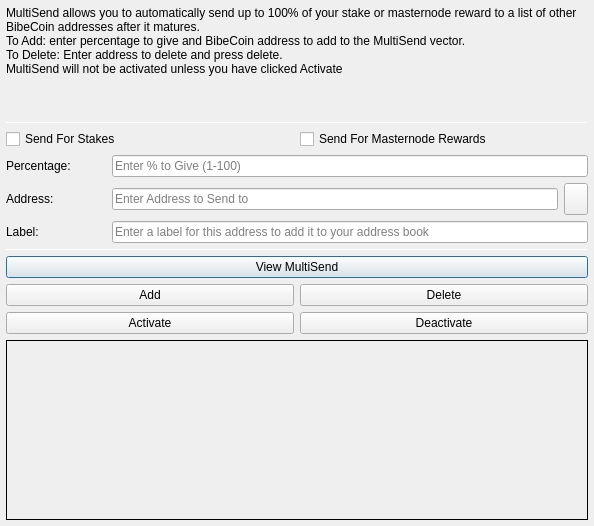
<?xml version="1.0" encoding="UTF-8"?>
<ui version="4.0">
 <class>MultiSendDialog</class>
 <widget class="QDialog" name="MultiSendDialog">
  <property name="windowModality">
   <enum>Qt::NonModal</enum>
  </property>
  <property name="geometry">
   <rect>
    <x>0</x>
    <y>0</y>
    <width>594</width>
    <height>526</height>
   </rect>
  </property>
  <property name="windowTitle">
   <string>MultiSend</string>
  </property>
  <layout class="QVBoxLayout" name="verticalLayout" stretch="0">
   <property name="leftMargin">
    <number>6</number>
   </property>
   <property name="topMargin">
    <number>6</number>
   </property>
   <property name="rightMargin">
    <number>6</number>
   </property>
   <property name="bottomMargin">
    <number>6</number>
   </property>
   <item>
    <layout class="QVBoxLayout" name="verticalLayout_Main" stretch="1,1,1,0,1,1,1">
     <item>
      <widget class="QLabel" name="label_2">
       <property name="lineWidth">
        <number>1</number>
       </property>
       <property name="text">
        <string>MultiSend allows you to automatically send up to 100% of your stake or masternode reward to a list of other BibeCoin addresses after it matures.
To Add: enter percentage to give and BibeCoin address to add to the MultiSend vector.
To Delete: Enter address to delete and press delete.
MultiSend will not be activated unless you have clicked Activate</string>
       </property>
       <property name="alignment">
        <set>Qt::AlignLeading|Qt::AlignLeft|Qt::AlignTop</set>
       </property>
       <property name="wordWrap">
        <bool>true</bool>
       </property>
      </widget>
     </item>
     <item>
      <widget class="Line" name="line">
       <property name="minimumSize">
        <size>
         <width>0</width>
         <height>1</height>
        </size>
       </property>
       <property name="maximumSize">
        <size>
         <width>16777215</width>
         <height>1</height>
        </size>
       </property>
       <property name="orientation">
        <enum>Qt::Horizontal</enum>
       </property>
      </widget>
     </item>
     <item>
      <layout class="QVBoxLayout" name="verticalLayout_Settings">
       <item>
        <layout class="QHBoxLayout" name="horizontalLayout">
         <item>
          <widget class="QCheckBox" name="multiSendStakeCheckBox">
           <property name="text">
            <string>Send For Stakes</string>
           </property>
          </widget>
         </item>
         <item>
          <widget class="QCheckBox" name="multiSendMasternodeCheckBox">
           <property name="text">
            <string>Send For Masternode Rewards</string>
           </property>
          </widget>
         </item>
        </layout>
       </item>
       <item>
        <layout class="QHBoxLayout" name="horizontalLayout_6">
         <item>
          <widget class="QLabel" name="label">
           <property name="minimumSize">
            <size>
             <width>100</width>
             <height>0</height>
            </size>
           </property>
           <property name="toolTip">
            <string>Percentage of stake to send</string>
           </property>
           <property name="text">
            <string>Percentage:</string>
           </property>
          </widget>
         </item>
         <item>
          <widget class="QLineEdit" name="multiSendPercentEdit">
           <property name="toolTip">
            <string>Enter whole numbers 1 - 100</string>
           </property>
           <property name="placeholderText">
            <string>Enter % to Give (1-100)</string>
           </property>
          </widget>
         </item>
        </layout>
       </item>
       <item>
        <layout class="QHBoxLayout" name="horizontalLayout_7">
         <item>
          <widget class="QLabel" name="label_5">
           <property name="minimumSize">
            <size>
             <width>100</width>
             <height>0</height>
            </size>
           </property>
           <property name="toolTip">
            <string>Address to send portion of stake to</string>
           </property>
           <property name="text">
            <string>Address:</string>
           </property>
          </widget>
         </item>
         <item>
          <widget class="QLineEdit" name="multiSendAddressEdit">
           <property name="toolTip">
            <string/>
           </property>
           <property name="placeholderText">
            <string>Enter Address to Send to</string>
           </property>
          </widget>
         </item>
         <item>
          <widget class="QToolButton" name="addressBookButton">
           <property name="maximumSize">
            <size>
             <width>16777215</width>
             <height>32</height>
            </size>
           </property>
           <property name="toolTip">
            <string>Choose an address from the address book</string>
           </property>
           <property name="text">
            <string/>
           </property>
           <property name="icon">
            <iconset resource="../bibecoin.qrc">
             <normaloff>:/icons/address-book</normaloff>:/icons/address-book</iconset>
           </property>
           <property name="shortcut">
            <string>Alt+A</string>
           </property>
          </widget>
         </item>
        </layout>
       </item>
      </layout>
     </item>
     <item>
      <layout class="QHBoxLayout" name="horizontalLayout_3">
       <item>
        <widget class="QLabel" name="label_3">
         <property name="minimumSize">
          <size>
           <width>100</width>
           <height>0</height>
          </size>
         </property>
         <property name="text">
          <string>Label:</string>
         </property>
        </widget>
       </item>
       <item>
        <widget class="QLineEdit" name="labelAddressLabelEdit">
         <property name="placeholderText">
          <string>Enter a label for this address to add it to your address book</string>
         </property>
        </widget>
       </item>
      </layout>
     </item>
     <item>
      <widget class="Line" name="line_2">
       <property name="minimumSize">
        <size>
         <width>0</width>
         <height>1</height>
        </size>
       </property>
       <property name="maximumSize">
        <size>
         <width>16777215</width>
         <height>1</height>
        </size>
       </property>
       <property name="orientation">
        <enum>Qt::Horizontal</enum>
       </property>
      </widget>
     </item>
     <item>
      <layout class="QVBoxLayout" name="verticalLayout_Buttons">
       <item>
        <layout class="QHBoxLayout" name="horizontalLayout_4">
         <item>
          <widget class="QPushButton" name="viewButton">
           <property name="toolTip">
            <string/>
           </property>
           <property name="statusTip">
            <string>View MultiSend Vector</string>
           </property>
           <property name="text">
            <string>View MultiSend</string>
           </property>
          </widget>
         </item>
        </layout>
       </item>
       <item>
        <layout class="QHBoxLayout" name="horizontalLayout_2">
         <item>
          <widget class="QPushButton" name="addButton">
           <property name="toolTip">
            <string/>
           </property>
           <property name="statusTip">
            <string>Add to MultiSend Vector</string>
           </property>
           <property name="text">
            <string>Add</string>
           </property>
          </widget>
         </item>
         <item>
          <widget class="QPushButton" name="deleteButton">
           <property name="toolTip">
            <string/>
           </property>
           <property name="statusTip">
            <string>Delete Address From MultiSend Vector</string>
           </property>
           <property name="text">
            <string>Delete</string>
           </property>
          </widget>
         </item>
        </layout>
       </item>
       <item>
        <layout class="QHBoxLayout" name="horizontalLayout_5">
         <item>
          <widget class="QPushButton" name="activateButton">
           <property name="statusTip">
            <string>Activate MultiSend</string>
           </property>
           <property name="text">
            <string>Activate</string>
           </property>
          </widget>
         </item>
         <item>
          <widget class="QPushButton" name="disableButton">
           <property name="statusTip">
            <string>Deactivate MultiSend</string>
           </property>
           <property name="text">
            <string>Deactivate</string>
           </property>
          </widget>
         </item>
        </layout>
       </item>
      </layout>
     </item>
     <item>
      <widget class="QLabel" name="message">
       <property name="minimumSize">
        <size>
         <width>0</width>
         <height>180</height>
        </size>
       </property>
       <property name="frameShape">
        <enum>QFrame::Panel</enum>
       </property>
       <property name="frameShadow">
        <enum>QFrame::Plain</enum>
       </property>
       <property name="lineWidth">
        <number>1</number>
       </property>
       <property name="midLineWidth">
        <number>1</number>
       </property>
       <property name="text">
        <string/>
       </property>
       <property name="alignment">
        <set>Qt::AlignLeading|Qt::AlignLeft|Qt::AlignTop</set>
       </property>
       <property name="wordWrap">
        <bool>true</bool>
       </property>
      </widget>
     </item>
    </layout>
   </item>
  </layout>
 </widget>
 <resources>
  <include location="../bibecoin.qrc"/>
 </resources>
 <connections/>
</ui>
